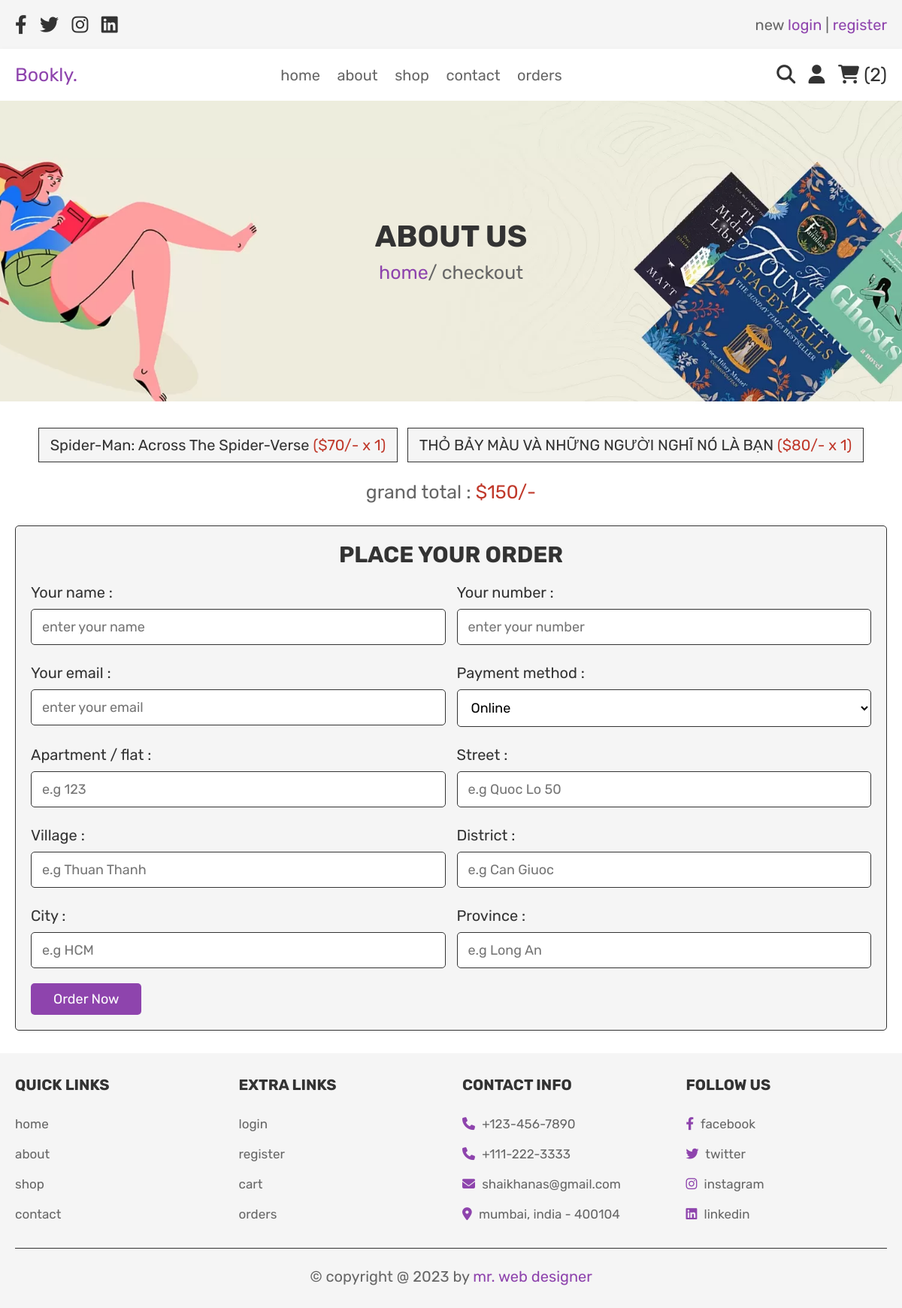
The app's page /checkout.php (signed in), older data.
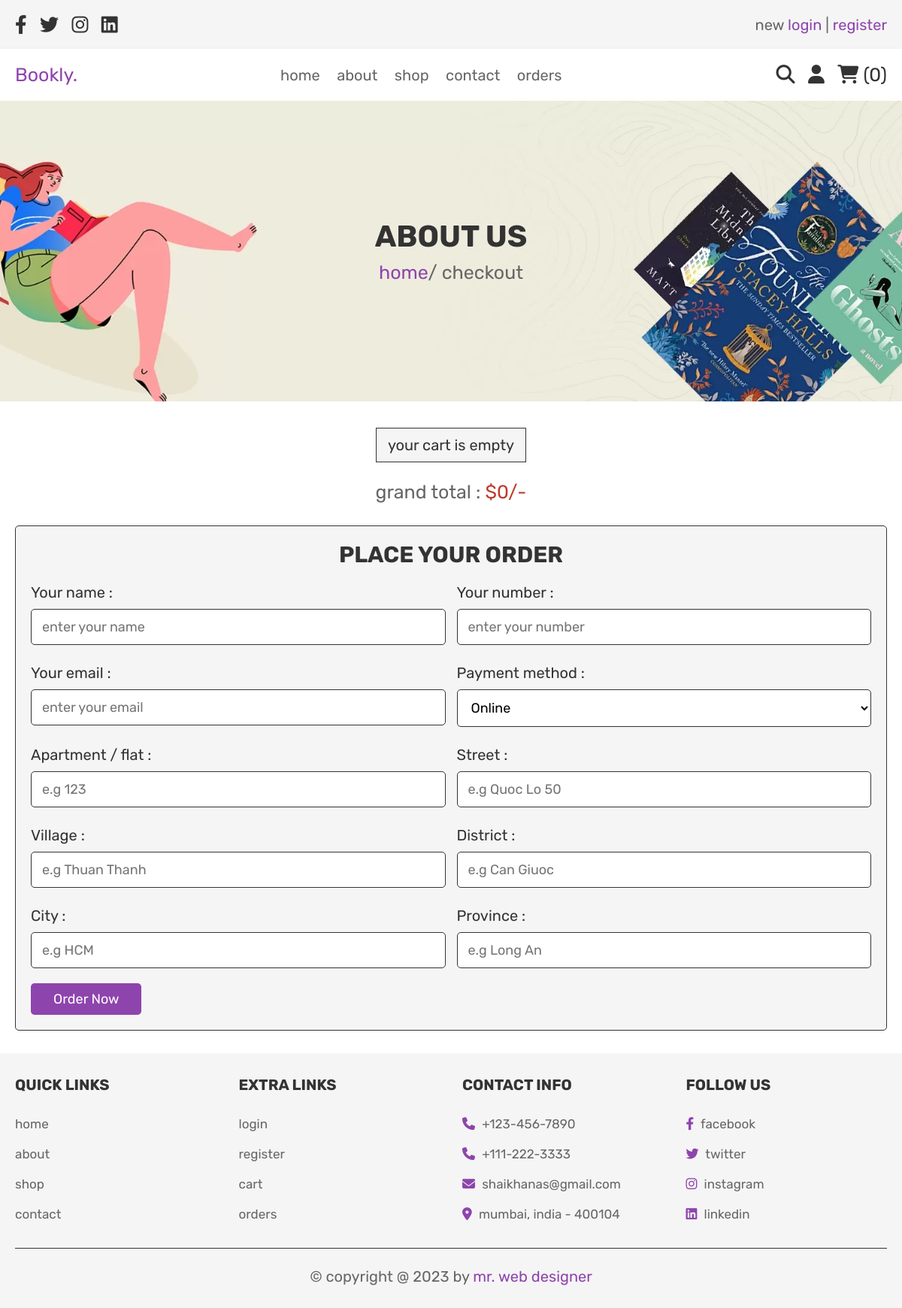
The same page, newer data.
### tables this page shows
CREATE TABLE `cart` (
  `id` int(100) NOT NULL,
  `user_id` int(100) NOT NULL,
  `product_id` int(100) NOT NULL,
  `quantity` int(100) NOT NULL
);

### checkout.php (the view, shortened to what this page needs)
<?php
include 'config.php';
$user_id = $_SESSION['user_id'];
?>
<!DOCTYPE html>
<html lang="en">
<head>
  <link rel="stylesheet" href="https://cdnjs.cloudflare.com/ajax/libs/font-awesome/6.3.0/css/all.min.css">
  <link rel="stylesheet" href="css/style.css">
</head>
<body>
  <?php
  include 'header.php';
  ?>
  <div class="heading">
    <h3>about us</h3>
    <p><a href="home.php">home</a>/ checkout</p>
  </div>
  <section class="display-order">
    <?php
    $grand_total = 0;
    $select_cart = mysqli_query($conn, "SELECT * FROM `cart`
    WHERE user_id = '$user_id'") or die('query failed');
    if (mysqli_num_rows($select_cart) > 0) {
      while ($fetch_cart = mysqli_fetch_assoc($select_cart)) {
        $total_price = ($fetch_cart['price'] * $fetch_cart['quantity']);
        $grand_total += $total_price;
    ?>
    <p> <?php echo $fetch_cart['name']; ?> <span>
        (<?php echo '$' . $fetch_cart['price'] . '/-' . ' x ' . $fetch_cart['quantity']; ?>)</span></p>
    <?php
      }
    } else {
      echo '<p class="empty"> your cart is empty</p>';
    }
    ?>
    <div class="grand-total">grand total : <span>$<?php echo $grand_total; ?>/-</span></div>
  </section>
  <section class="checkout">
    <form action="" method="post">
      <h3>place your order</h3>
      <div class="flex">
        <div class="inputBox">
          <span>Your name :</span>
          <input type="text" name="name" required placeholder="enter your name">
        </div>
        <div class="inputBox">
          <span>Your number :</span>
          <input type="number" name="number" required placeholder="enter your number">
        </div>
        <div class="inputBox">
          <span>Your email :</span>
          <input type="email" name="email" required placeholder="enter your email">
        </div>
        <div class="inputBox">
          <span>Payment method :</span>
          <select name="method">
            <option value="online">Online</option>
          </select>
        </div>
        <div class="inputBox">
          <span>Apartment / flat :</span>
          <input type="number" min="0" name="flat" required placeholder="e.g 123">
        </div>
        <div class="inputBox">
          <span>Street :</span>
          <input type="text" name="street" required placeholder="e.g Quoc Lo 50">
        </div>
        <div class="inputBox">
          <span>Village :</span>
          <input type="text" name="village" required placeholder="e.g Thuan Thanh">
        </div>
        <div class="inputBox">
          <span>District :</span>
          <input type="text" name="district" required placeholder="e.g Can Giuoc">
        </div>
        <div class="inputBox">
          <span>City :</span>
          <input type="text" name="city" required placeholder="e.g HCM">
        </div>
        <div class="inputBox">
          <span>Province :</span>
          <input type="text" name="province" required placeholder="e.g Long An">
        </div>
      </div>
      <input type="submit" value="order now" class="btn" name="order_btn">
    </form>
  </section>
  <?php
  include 'footer.php';
  ?>
</body>
</html>

### header.php (shortened to what this page needs)
<header class="header">
  <div class="header-1">
    <div class="flex">
      <div class="share">
        <a href="" class="fab fa-facebook-f"></a>
        <a href="" class="fab fa-twitter"></a>
        <a href="" class="fab fa-instagram"></a>
        <a href="" class="fab fa-linkedin"></a>
      </div>
      <p> new <a href="login.php">login</a> | <a href="register.php">
          register
        </a>
      </p>
    </div>
  </div>
  <div class="header-2">
    <div class="flex">
      <a href="home.php" class="logo">Bookly.</a>
      <nav class="navbar">
        <a href="home.php">home</a>
        <a href="about.php">about</a>
        <a href="shop.php">shop</a>
        <a href="contact.php">contact</a>
        <a href="orders.php">orders</a>
      </nav>
      <div class="icons">
        <a href="search_page.php" class="fas fa-search"></a>
        <div id="user-btn" class="fas fa-user"></div>
        <?php
        $select_cart_number = mysqli_query($conn, "SELECT * FROM `cart`
          WHERE user_id = '$user_id'") or die('query failed');
        $cart_rows_number = mysqli_num_rows($select_cart_number);
        ?>
        <a href="cart.php"><i class="fas fa-shopping-cart"></i><span>
            (<?php echo  $cart_rows_number ?></span>)</a>
      </div>
    </div>
  </div>
</header>

Row changes from the older to the newer data that the page shows:
removed cart: name "Spider-Man: Across The Spider-Verse", price "70", quantity "1"
removed cart: name "THỎ BẢY MÀU VÀ NHỮNG NGƯỜI NGHĨ NÓ LÀ BẠN", price "80", quantity "1"
Text that changed along with them:
$cart_rows_number: "2" → "0"
$grand_total: "150" → "0"
text now shown: "your cart is empty"
